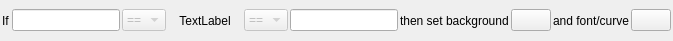
<?xml version="1.0" encoding="UTF-8"?>
<ui version="4.0">
 <class>RangeWidget</class>
 <widget class="QWidget" name="RangeWidget">
  <property name="geometry">
   <rect>
    <x>0</x>
    <y>0</y>
    <width>673</width>
    <height>41</height>
   </rect>
  </property>
  <property name="sizePolicy">
   <sizepolicy hsizetype="Preferred" vsizetype="Fixed">
    <horstretch>0</horstretch>
    <verstretch>0</verstretch>
   </sizepolicy>
  </property>
  <property name="minimumSize">
   <size>
    <width>0</width>
    <height>41</height>
   </size>
  </property>
  <property name="maximumSize">
   <size>
    <width>16777215</width>
    <height>41</height>
   </size>
  </property>
  <property name="windowTitle">
   <string>Form</string>
  </property>
  <layout class="QHBoxLayout" name="horizontalLayout" stretch="0,0,0,1,0,0,0,0,0,0">
   <property name="spacing">
  <number>2</number>
</property>
   <property name="leftMargin">
  <number>2</number>
</property>
   <property name="topMargin">
  <number>2</number>
</property>
   <property name="rightMargin">
  <number>2</number>
</property>
   <property name="bottomMargin">
  <number>2</number>
</property>
   <item>
    <widget class="QLabel" name="label">
     <property name="text">
      <string>If</string>
     </property>
    </widget>
   </item>
   <item>
    <widget class="QLineEdit" name="value1"/>
   </item>
   <item>
    <widget class="QComboBox" name="op1">
     <property name="enabled">
      <bool>false</bool>
     </property>
     <item>
      <property name="text">
       <string>==</string>
      </property>
     </item>
     <item>
      <property name="text">
       <string>!=</string>
      </property>
     </item>
     <item>
      <property name="text">
       <string>&gt;</string>
      </property>
     </item>
     <item>
      <property name="text">
       <string>&gt;=</string>
      </property>
     </item>
     <item>
      <property name="text">
       <string>&lt;</string>
      </property>
     </item>
     <item>
      <property name="text">
       <string>&lt;=</string>
      </property>
     </item>
    </widget>
   </item>
   <item>
    <widget class="QLabel" name="name">
     <property name="text">
      <string>TextLabel</string>
     </property>
     <property name="alignment">
      <set>Qt::AlignmentFlag::AlignCenter</set>
     </property>
    </widget>
   </item>
   <item>
    <widget class="QComboBox" name="op2">
     <property name="enabled">
      <bool>false</bool>
     </property>
     <item>
      <property name="text">
       <string>==</string>
      </property>
     </item>
     <item>
      <property name="text">
       <string>!=</string>
      </property>
     </item>
     <item>
      <property name="text">
       <string>&gt;</string>
      </property>
     </item>
     <item>
      <property name="text">
       <string>&gt;=</string>
      </property>
     </item>
     <item>
      <property name="text">
       <string>&lt;</string>
      </property>
     </item>
     <item>
      <property name="text">
       <string>&lt;=</string>
      </property>
     </item>
    </widget>
   </item>
   <item>
    <widget class="QLineEdit" name="value2"/>
   </item>
   <item>
    <widget class="QLabel" name="label_2">
     <property name="text">
      <string>then set background</string>
     </property>
    </widget>
   </item>
   <item>
    <widget class="QPushButton" name="background_color_btn">
     <property name="minimumSize">
      <size>
       <width>40</width>
       <height>0</height>
      </size>
     </property>
     <property name="text">
      <string/>
     </property>
    </widget>
   </item>
   <item>
    <widget class="QLabel" name="label_3">
     <property name="text">
      <string>and font/curve</string>
     </property>
    </widget>
   </item>
   <item>
    <widget class="QPushButton" name="font_color_btn">
     <property name="minimumSize">
      <size>
       <width>40</width>
       <height>0</height>
      </size>
     </property>
     <property name="text">
      <string/>
     </property>
    </widget>
   </item>
  </layout>
 </widget>
 <resources/>
 <connections/>
</ui>
